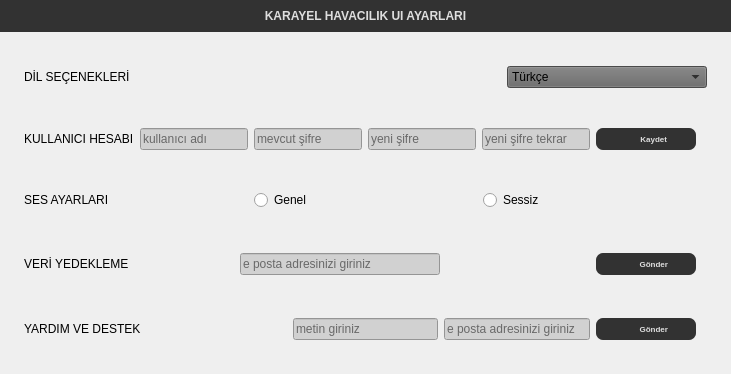
            <widget class="QWidget" name="Ayarlar">
             <property name="styleSheet">
              <string notr="true"/>
             </property>
             <layout class="QVBoxLayout" name="verticalLayout_5">
              <property name="spacing">
               <number>0</number>
              </property>
              <property name="leftMargin">
               <number>0</number>
              </property>
              <property name="topMargin">
               <number>0</number>
              </property>
              <property name="rightMargin">
               <number>0</number>
              </property>
              <property name="bottomMargin">
               <number>0</number>
              </property>
              <item>
               <widget class="QWidget" name="widget" native="true">
                <property name="maximumSize">
                 <size>
                  <width>16777215</width>
                  <height>70</height>
                 </size>
                </property>
                <property name="styleSheet">
                 <string notr="true">color: rgb(222, 222, 222);
background-color: rgb(50, 50,50);</string>
                </property>
                <layout class="QVBoxLayout" name="verticalLayout_7">
                 <item>
                  <widget class="QLabel" name="AyarlarkarayelUILbl">
                   <property name="font">
                    <font>
                     <pointsize>9</pointsize>
                     <weight>75</weight>
                     <bold>true</bold>
                    </font>
                   </property>
                   <property name="text">
                    <string>KARAYEL HAVACILIK UI AYARLARI</string>
                   </property>
                   <property name="alignment">
                    <set>Qt::AlignCenter</set>
                   </property>
                  </widget>
                 </item>
                </layout>
               </widget>
              </item>
              <item>
               <widget class="QWidget" name="ayarlarrrWidget" native="true">
                <property name="styleSheet">
                 <string notr="true"/>
                </property>
                <layout class="QVBoxLayout" name="verticalLayout_6">
                 <property name="spacing">
                  <number>25</number>
                 </property>
                 <property name="leftMargin">
                  <number>15</number>
                 </property>
                 <property name="topMargin">
                  <number>25</number>
                 </property>
                 <property name="rightMargin">
                  <number>15</number>
                 </property>
                 <property name="bottomMargin">
                  <number>25</number>
                 </property>
                 <item>
                  <widget class="QWidget" name="DilW" native="true">
                   <property name="maximumSize">
                    <size>
                     <width>16777215</width>
                     <height>50</height>
                    </size>
                   </property>
                   <property name="styleSheet">
                    <string notr="true"/>
                   </property>
                   <layout class="QHBoxLayout" name="horizontalLayout_11">
                    <item>
                     <widget class="QLabel" name="DilSEcLbl">
                      <property name="styleSheet">
                       <string notr="true"/>
                      </property>
                      <property name="text">
                       <string>DİL SEÇENEKLERİ</string>
                      </property>
                     </widget>
                    </item>
                    <item>
                     <widget class="QComboBox" name="DilSecenekCB">
                      <property name="maximumSize">
                       <size>
                        <width>200</width>
                        <height>16777215</height>
                       </size>
                      </property>
                      <property name="styleSheet">
                       <string notr="true">background-color: rgb(104, 104, 104);</string>
                      </property>
                      <item>
                       <property name="text">
                        <string>Türkçe</string>
                       </property>
                      </item>
                      <item>
                       <property name="text">
                        <string>English</string>
                       </property>
                      </item>
                     </widget>
                    </item>
                   </layout>
                  </widget>
                 </item>
                 <item>
                  <widget class="QWidget" name="KullaniciHW" native="true">
                   <property name="maximumSize">
                    <size>
                     <width>16777215</width>
                     <height>50</height>
                    </size>
                   </property>
                   <property name="styleSheet">
                    <string notr="true">

#kaydetBtn:hover{
	
	background-color: rgb(222, 222, 222);
	color: rgb(0, 0, 0);
}
#kaydetBtn{
	color: rgb(222, 222, 222);
	background-color: rgb(50, 50, 50);
	border-radius:7px;
}
</string>
                   </property>
                   <layout class="QHBoxLayout" name="horizontalLayout_16">
                    <property name="spacing">
                     <number>6</number>
                    </property>
                    <property name="leftMargin">
                     <number>9</number>
                    </property>
                    <property name="topMargin">
                     <number>6</number>
                    </property>
                    <property name="rightMargin">
                     <number>20</number>
                    </property>
                    <property name="bottomMargin">
                     <number>6</number>
                    </property>
                    <item>
                     <widget class="QLabel" name="KullaniciHesabLbl">
                      <property name="styleSheet">
                       <string notr="true"/>
                      </property>
                      <property name="text">
                       <string>KULLANICI HESABI</string>
                      </property>
                     </widget>
                    </item>
                    <item>
                     <widget class="QLineEdit" name="AyarlarkullaniciAdiLE">
                      <property name="maximumSize">
                       <size>
                        <width>200</width>
                        <height>16777215</height>
                       </size>
                      </property>
                      <property name="styleSheet">
                       <string notr="true">background-color: rgb(209, 209, 209);</string>
                      </property>
                      <property name="placeholderText">
                       <string>kullanıcı adı</string>
                      </property>
                     </widget>
                    </item>
                    <item>
                     <widget class="QLineEdit" name="AyarlarkullaniciSifreLE">
                      <property name="maximumSize">
                       <size>
                        <width>200</width>
                        <height>16777215</height>
                       </size>
                      </property>
                      <property name="styleSheet">
                       <string notr="true">background-color: rgb(209, 209, 209);</string>
                      </property>
                      <property name="echoMode">
                       <enum>QLineEdit::Password</enum>
                      </property>
                      <property name="placeholderText">
                       <string>mevcut şifre</string>
                      </property>
                     </widget>
                    </item>
                    <item>
                     <widget class="QLineEdit" name="AyarlarkullaniciYeniLE">
                      <property name="maximumSize">
                       <size>
                        <width>200</width>
                        <height>16777215</height>
                       </size>
                      </property>
                      <property name="styleSheet">
                       <string notr="true">background-color: rgb(209, 209, 209);</string>
                      </property>
                      <property name="echoMode">
                       <enum>QLineEdit::Password</enum>
                      </property>
                      <property name="placeholderText">
                       <string>yeni şifre</string>
                      </property>
                     </widget>
                    </item>
                    <item>
                     <widget class="QLineEdit" name="AyarlarkullaniciYEniTekrarLE">
                      <property name="maximumSize">
                       <size>
                        <width>200</width>
                        <height>16777215</height>
                       </size>
                      </property>
                      <property name="styleSheet">
                       <string notr="true">background-color: rgb(209, 209, 209);</string>
                      </property>
                      <property name="echoMode">
                       <enum>QLineEdit::Password</enum>
                      </property>
                      <property name="placeholderText">
                       <string>yeni şifre tekrar</string>
                      </property>
                     </widget>
                    </item>
                    <item alignment="Qt::AlignRight">
                     <widget class="QPushButton" name="kaydetBtn">
                      <property name="minimumSize">
                       <size>
                        <width>100</width>
                        <height>0</height>
                       </size>
                      </property>
                      <property name="maximumSize">
                       <size>
                        <width>16777215</width>
                        <height>30</height>
                       </size>
                      </property>
                      <property name="font">
                       <font>
                        <pointsize>6</pointsize>
                        <weight>75</weight>
                        <bold>true</bold>
                       </font>
                      </property>
                      <property name="styleSheet">
                       <string notr="true"/>
                      </property>
                      <property name="text">
                       <string>       Kaydet</string>
                      </property>
                      <property name="icon">
                       <iconset resource="resoruces.qrc">
                        <normaloff>:/icons/pngIcons/icons8_Loading_30px.png</normaloff>:/icons/pngIcons/icons8_Loading_30px.png</iconset>
                      </property>
                      <property name="iconSize">
                       <size>
                        <width>14</width>
                        <height>14</height>
                       </size>
                      </property>
                      <property name="checkable">
                       <bool>false</bool>
                      </property>
                      <property name="autoRepeat">
                       <bool>false</bool>
                      </property>
                      <property name="autoExclusive">
                       <bool>false</bool>
                      </property>
                     </widget>
                    </item>
                   </layout>
                  </widget>
                 </item>
                 <item>
                  <widget class="QWidget" name="SesAyarlariW" native="true">
                   <property name="maximumSize">
                    <size>
                     <width>16777215</width>
                     <height>50</height>
                    </size>
                   </property>
                   <property name="styleSheet">
                    <string notr="true"/>
                   </property>
                   <layout class="QHBoxLayout" name="horizontalLayout_17">
                    <item>
                     <widget class="QLabel" name="SesAyarlariLbl">
                      <property name="styleSheet">
                       <string notr="true"/>
                      </property>
                      <property name="text">
                       <string>SES AYARLARI</string>
                      </property>
                     </widget>
                    </item>
                    <item>
                     <widget class="QRadioButton" name="GenelRB">
                      <property name="text">
                       <string>Genel</string>
                      </property>
                     </widget>
                    </item>
                    <item>
                     <widget class="QRadioButton" name="SessizRB">
                      <property name="text">
                       <string>Sessiz</string>
                      </property>
                     </widget>
                    </item>
                   </layout>
                  </widget>
                 </item>
                 <item>
                  <widget class="QWidget" name="VeriYW" native="true">
                   <property name="maximumSize">
                    <size>
                     <width>16777215</width>
                     <height>50</height>
                    </size>
                   </property>
                   <property name="styleSheet">
                    <string notr="true">#gonderBtn:hover{
	
	background-color: rgb(222, 222, 222);
	color: rgb(0, 0, 0);
}
#gonderBtn{
	color: rgb(222, 222, 222);
	background-color: rgb(50, 50, 50);
	border-radius:7px;
}
</string>
                   </property>
                   <layout class="QHBoxLayout" name="horizontalLayout_18">
                    <property name="rightMargin">
                     <number>20</number>
                    </property>
                    <item>
                     <widget class="QLabel" name="VeriYedLbl">
                      <property name="styleSheet">
                       <string notr="true"/>
                      </property>
                      <property name="text">
                       <string>VERİ YEDEKLEME</string>
                      </property>
                     </widget>
                    </item>
                    <item>
                     <widget class="QLineEdit" name="AyarlarVeriIicinEMailLE">
                      <property name="maximumSize">
                       <size>
                        <width>200</width>
                        <height>16777215</height>
                       </size>
                      </property>
                      <property name="styleSheet">
                       <string notr="true">background-color: rgb(209, 209, 209);</string>
                      </property>
                      <property name="placeholderText">
                       <string>e posta adresinizi giriniz</string>
                      </property>
                     </widget>
                    </item>
                    <item>
                     <spacer name="horizontalSpacer">
                      <property name="orientation">
                       <enum>Qt::Horizontal</enum>
                      </property>
                      <property name="sizeType">
                       <enum>QSizePolicy::Preferred</enum>
                      </property>
                      <property name="sizeHint" stdset="0">
                       <size>
                        <width>40</width>
                        <height>20</height>
                       </size>
                      </property>
                     </spacer>
                    </item>
                    <item alignment="Qt::AlignRight">
                     <widget class="QPushButton" name="gonderBtn">
                      <property name="minimumSize">
                       <size>
                        <width>100</width>
                        <height>0</height>
                       </size>
                      </property>
                      <property name="maximumSize">
                       <size>
                        <width>100</width>
                        <height>30</height>
                       </size>
                      </property>
                      <property name="font">
                       <font>
                        <pointsize>6</pointsize>
                        <weight>75</weight>
                        <bold>true</bold>
                       </font>
                      </property>
                      <property name="styleSheet">
                       <string notr="true"/>
                      </property>
                      <property name="text">
                       <string>       Gönder</string>
                      </property>
                      <property name="icon">
                       <iconset resource="resoruces.qrc">
                        <normaloff>:/icons/pngIcons/icons8_Loading_30px.png</normaloff>:/icons/pngIcons/icons8_Loading_30px.png</iconset>
                      </property>
                      <property name="iconSize">
                       <size>
                        <width>14</width>
                        <height>14</height>
                       </size>
                      </property>
                      <property name="checkable">
                       <bool>false</bool>
                      </property>
                      <property name="autoRepeat">
                       <bool>false</bool>
                      </property>
                      <property name="autoExclusive">
                       <bool>false</bool>
                      </property>
                     </widget>
                    </item>
                   </layout>
                  </widget>
                 </item>
                 <item>
                  <widget class="QWidget" name="YardimDesW" native="true">
                   <property name="maximumSize">
                    <size>
                     <width>16777215</width>
                     <height>50</height>
                    </size>
                   </property>
                   <property name="styleSheet">
                    <string notr="true">#gonderBtn_2:hover{
	
	background-color: rgb(222, 222, 222);
	color: rgb(0, 0, 0);
}
#gonderBtn_2{
	color: rgb(222, 222, 222);
	background-color: rgb(50, 50, 50);
	border-radius:7px;
}
</string>
                   </property>
                   <layout class="QHBoxLayout" name="horizontalLayout_19">
                    <property name="rightMargin">
                     <number>20</number>
                    </property>
                    <item>
                     <widget class="QLabel" name="YardmDesLbl">
                      <property name="styleSheet">
                       <string notr="true"/>
                      </property>
                      <property name="text">
                       <string>YARDIM VE DESTEK</string>
                      </property>
                     </widget>
                    </item>
                    <item>
                     <spacer name="horizontalSpacer_2">
                      <property name="orientation">
                       <enum>Qt::Horizontal</enum>
                      </property>
                      <property name="sizeType">
                       <enum>QSizePolicy::Expanding</enum>
                      </property>
                      <property name="sizeHint" stdset="0">
                       <size>
                        <width>40</width>
                        <height>20</height>
                       </size>
                      </property>
                     </spacer>
                    </item>
                    <item>
                     <widget class="QLineEdit" name="AyarlarYardmdstkIcinLE">
                      <property name="maximumSize">
                       <size>
                        <width>200</width>
                        <height>16777215</height>
                       </size>
                      </property>
                      <property name="styleSheet">
                       <string notr="true">background-color: rgb(209, 209, 209);</string>
                      </property>
                      <property name="placeholderText">
                       <string>metin giriniz</string>
                      </property>
                     </widget>
                    </item>
                    <item>
                     <widget class="QLineEdit" name="AyarlarYardicinEmaile">
                      <property name="maximumSize">
                       <size>
                        <width>200</width>
                        <height>16777215</height>
                       </size>
                      </property>
                      <property name="styleSheet">
                       <string notr="true">background-color: rgb(209, 209, 209);</string>
                      </property>
                      <property name="placeholderText">
                       <string>e posta adresinizi giriniz</string>
                      </property>
                     </widget>
                    </item>
                    <item alignment="Qt::AlignRight">
                     <widget class="QPushButton" name="gonderBtn_2">
                      <property name="minimumSize">
                       <size>
                        <width>100</width>
                        <height>0</height>
                       </size>
                      </property>
                      <property name="maximumSize">
                       <size>
                        <width>100</width>
                        <height>30</height>
                       </size>
                      </property>
                      <property name="font">
                       <font>
                        <pointsize>6</pointsize>
                        <weight>75</weight>
                        <bold>true</bold>
                       </font>
                      </property>
                      <property name="styleSheet">
                       <string notr="true"/>
                      </property>
                      <property name="text">
                       <string>       Gönder</string>
                      </property>
                      <property name="icon">
                       <iconset resource="resoruces.qrc">
                        <normaloff>:/icons/pngIcons/icons8_Loading_30px.png</normaloff>:/icons/pngIcons/icons8_Loading_30px.png</iconset>
                      </property>
                      <property name="iconSize">
                       <size>
                        <width>14</width>
                        <height>14</height>
                       </size>
                      </property>
                      <property name="checkable">
                       <bool>false</bool>
                      </property>
                      <property name="autoRepeat">
                       <bool>false</bool>
                      </property>
                      <property name="autoExclusive">
                       <bool>false</bool>
                      </property>
                     </widget>
                    </item>
                   </layout>
                  </widget>
                 </item>
                </layout>
               </widget>
              </item>
             </layout>
            </widget>
